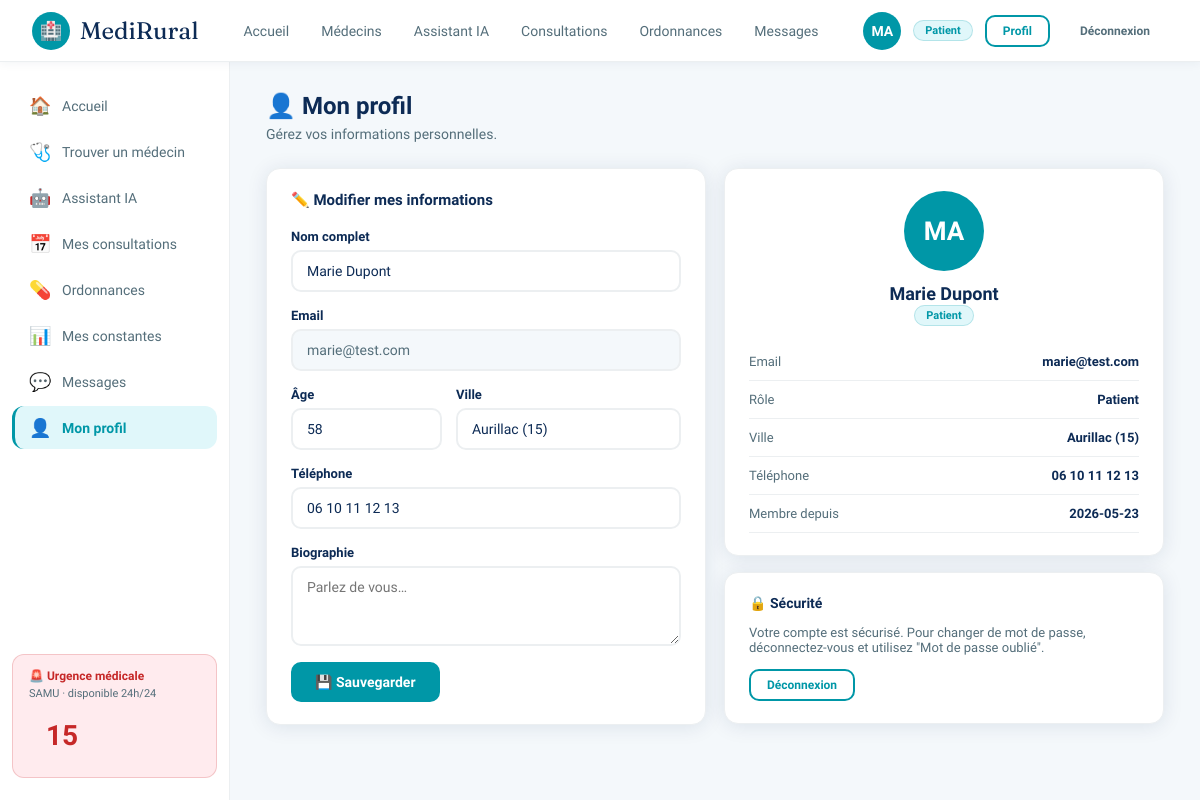
Screenshot of /profile (signed in) with the database file from the repository.
### tables this page shows
CREATE TABLE users (
            id          INTEGER PRIMARY KEY AUTOINCREMENT,
            email       TEXT UNIQUE NOT NULL,
            password    TEXT NOT NULL,
            name        TEXT NOT NULL,
            role        TEXT NOT NULL DEFAULT 'patient',
            age         INTEGER,
            city        TEXT,
            phone       TEXT,
            specialite  TEXT,
            bio         TEXT,
            avatar_color TEXT DEFAULT '#0097A7',
            created_at  TEXT DEFAULT (datetime('now'))
        );

### app.py (the view, shortened to what this page needs)
@app.route("/profile", methods=["GET","POST"])
@login_required
def profile():
    uid = session["user_id"]
    user = query("SELECT * FROM users WHERE id=?", (uid,), one=True)
    return render_template("profile.html", user=user)

### app.py (called while the page is built)
def get_db():
    if "db" not in g:
        g.db = sqlite3.connect(DB_PATH)
        g.db.row_factory = sqlite3.Row
        g.db.execute("PRAGMA journal_mode=WAL")
        g.db.execute("PRAGMA foreign_keys=ON")
    return g.db

def query(sql, args=(), one=False):
    cur = get_db().execute(sql, args)
    rv  = cur.fetchall()
    return (rv[0] if rv else None) if one else rv

def login_required(f):
    @wraps(f)
    def decorated(*args, **kwargs):
        if "user_id" not in session:
            return redirect(url_for("login"))
        return f(*args, **kwargs)
    return decorated

### templates/profile.html (shortened to what this page needs)
{% extends "base.html" %}
{% block content %}
<p class="page-title">👤 Mon profil</p>
<p class="page-sub">Gérez vos informations personnelles.</p>
<div class="card-grid card-grid-2">
  <div class="card">
    <h3 style="font-size:15px;font-weight:800;color:var(--navy);margin-bottom:20px">✏️ Modifier mes informations</h3>
    <form method="POST">
      <div class="form-group">
        <label>Nom complet</label>
        <input type="text" name="name" value="{{ user.name }}" required/>
      </div>
      <div class="form-group">
        <label>Email</label>
        <input type="email" value="{{ user.email }}" disabled style="background:var(--off);color:var(--grey)"/>
      </div>
      <div style="display:grid;grid-template-columns:1fr 1fr;gap:14px">
        <div class="form-group">
          <label>Âge</label>
          <input type="number" name="age" value="{{ user.age or '' }}" min="1" max="120"/>
        </div>
        <div class="form-group">
          <label>Ville</label>
          <input type="text" name="city" value="{{ user.city or '' }}" placeholder="Votre ville"/>
        </div>
      </div>
      <div class="form-group">
        <label>Téléphone</label>
        <input type="tel" name="phone" value="{{ user.phone or '' }}" placeholder="06 XX XX XX XX"/>
      </div>
      <div class="form-group">
        <label>Biographie {% if session.role=='doctor' %}(visible par les patients){% endif %}</label>
        <textarea name="bio" placeholder="Parlez de vous…">{{ user.bio or '' }}</textarea>
      </div>
      <button type="submit" class="btn btn-primary">💾 Sauvegarder</button>
    </form>
  </div>
  <div>
    <div class="card" style="margin-bottom:16px">
      <div style="display:flex;flex-direction:column;align-items:center;gap:12px;margin-bottom:20px">
        <div class="avatar" style="background:{{ user.avatar_color }};width:80px;height:80px;font-size:26px">
          {{ user.name[:2].upper() }}
        </div>
        <div style="text-align:center">
          <p style="font-weight:800;font-size:18px;color:var(--navy)">{{ user.name }}</p>
          <span class="badge {% if session.role=='doctor' %}badge-blue{% endif %}">{{ 'Médecin' if session.role=='doctor' else 'Patient' }}</span>
        </div>
      </div>
      <div style="display:flex;flex-direction:column;gap:0">
        {% for label, val in [
          ('Email', user.email),
          ('Rôle', 'Médecin' if session.role=='doctor' else 'Patient'),
          ('Ville', user.city or '—'),
          ('Téléphone', user.phone or '—'),
          ('Membre depuis', user.created_at[:10] if user.created_at else '—')
        ] %}
        <div style="display:flex;justify-content:space-between;padding:11px 0;border-bottom:1px solid var(--lgrey)">
          <span style="color:var(--grey);font-size:13px">{{ label }}</span>
          <span style="color:var(--navy);font-weight:600;font-size:13px">{{ val }}</span>
        </div>
        {% endfor %}
      </div>
    </div>
    <div class="card">
      <h3 style="font-size:14px;font-weight:800;color:var(--navy);margin-bottom:14px">🔒 Sécurité</h3>
      <p style="color:var(--grey);font-size:13px;margin-bottom:14px">Votre compte est sécurisé. Pour changer de mot de passe, déconnectez-vous et utilisez "Mot de passe oublié".</p>
      <a href="{{ url_for('logout') }}" class="btn btn-outline btn-sm">Déconnexion</a>
    </div>
  </div>
</div>
{% endblock %}

### templates/base.html (shortened to what this page needs)
<!DOCTYPE html>
<html lang="fr">
<head>
</head>
<body>
<nav class="topbar">
  <a href="{{ url_for('dashboard') }}" class="logo">
    <div class="logo-icon">🏥</div>
    MediRural
  </a>
  {% if session.user_id %}
  <div class="nav-links">
    <a href="{{ url_for('dashboard') }}" {% if request.endpoint=='dashboard' %}class="active"{% endif %}>Accueil</a>
    {% if session.role=='patient' %}
    <a href="{{ url_for('doctors') }}" {% if request.endpoint=='doctors' %}class="active"{% endif %}>Médecins</a>
    <a href="{{ url_for('assistant') }}" {% if request.endpoint=='assistant' %}class="active"{% endif %}>Assistant IA</a>
    {% endif %}
    <a href="{{ url_for('consultations') }}" {% if request.endpoint=='consultations' %}class="active"{% endif %}>Consultations</a>
    <a href="{{ url_for('ordonnances') }}" {% if request.endpoint=='ordonnances' %}class="active"{% endif %}>Ordonnances</a>
    <a href="{{ url_for('messages') }}" {% if request.endpoint=='messages' %}class="active"{% endif %}>Messages</a>
  </div>
  <div class="nav-right">
    <div class="avatar" style="background:{{ session.avatar_color }}">{{ session.name[:2].upper() }}</div>
    <span class="badge {% if session.role=='doctor' %}badge-blue{% endif %}">{{ 'Médecin' if session.role=='doctor' else 'Patient' }}</span>
    <a href="{{ url_for('profile') }}" class="btn btn-outline btn-sm">Profil</a>
    <a href="{{ url_for('logout') }}" class="btn btn-sm" style="color:var(--grey)">Déconnexion</a>
  </div>
  {% endif %}
</nav>
{% if session.user_id %}
<div class="layout">
  <aside class="sidebar">
    {% if session.role == 'patient' %}
    <a href="{{ url_for('dashboard') }}" class="{{ 'active' if request.endpoint=='dashboard' }}"><span class="icon">🏠</span> Accueil</a>
    <a href="{{ url_for('doctors') }}"   class="{{ 'active' if request.endpoint in ['doctors','doctor_detail'] }}"><span class="icon">🩺</span> Trouver un médecin</a>
    <a href="{{ url_for('assistant') }}" class="{{ 'active' if request.endpoint=='assistant' }}"><span class="icon">🤖</span> Assistant IA</a>
    <a href="{{ url_for('consultations') }}" class="{{ 'active' if request.endpoint=='consultations' }}"><span class="icon">📅</span> Mes consultations</a>
    <a href="{{ url_for('ordonnances') }}" class="{{ 'active' if request.endpoint=='ordonnances' }}"><span class="icon">💊</span> Ordonnances</a>
    <a href="{{ url_for('constantes') }}" class="{{ 'active' if request.endpoint=='constantes' }}"><span class="icon">📊</span> Mes constantes</a>
    <a href="{{ url_for('messages') }}" class="{{ 'active' if request.endpoint=='messages' }}"><span class="icon">💬</span> Messages</a>
    <a href="{{ url_for('profile') }}"  class="{{ 'active' if request.endpoint=='profile' }}"><span class="icon">👤</span> Mon profil</a>
    {% endif %}
    <div class="sidebar-bottom">
      <div class="urgence-box">
        <h4>🚨 Urgence médicale</h4>
        <p style="font-size:11px;color:var(--grey);margin:3px 0 8px">SAMU · disponible 24h/24</p>
        <a href="tel:15">15</a>
      </div>
    </div>
  </aside>
  <main class="main">
    {% block content %}{% endblock %}
  </main>
</div>
{% else %}
{% block public_content %}{% endblock %}
{% endif %}
</body>
</html>

### templates/base.html (style rules this page uses)
:root { --navy:#0D2B55;--blue:#1565C0;--teal:#0097A7;--teal-lt:#E0F7FA; --green:#2E7D32;--green-lt:#E8F5E9;--gold:#F9A825;--red:#C62828; --red-lt:#FFEBEE;--white:#fff;--off:#F4F8FB;--lgrey:#ECEFF1; --grey:#546E7A;--dark:#0A1628;--radius:14px; --shadow:0 2px 20px rgba(13,43,85,.10); --font:'Sora',sans-serif; }
* { box-sizing:border-box;margin:0;padding:0; }
body { font-family:var(--font);background:var(--off);color:var(--navy);min-height:100vh;display:flex;flex-direction:column; }
a { color:inherit;text-decoration:none; }
.topbar { background:var(--white);border-bottom:1.5px solid var(--lgrey); padding:0 32px;height:62px;display:flex;align-items:center; justify-content:space-between;position:sticky;top:0;z-index:200; box-shadow:0 1px 10px rgba(13,43,85,.06); }
.logo { display:flex;align-items:center;gap:10px;font-family:'Fraunces',serif;font-size:24px;color:var(--navy); }
.logo-icon { width:38px;height:38px;background:var(--teal);border-radius:50%;display:flex;align-items:center;justify-content:center;font-size:18px; }
.nav-links { display:flex;gap:4px;align-items:center; }
.nav-links a { padding:8px 14px;border-radius:10px;font-size:14px;font-weight:500;color:var(--grey);transition:.15s; }
.nav-right { display:flex;align-items:center;gap:12px; }
.avatar { width:38px;height:38px;border-radius:50%;display:flex;align-items:center;justify-content:center;font-weight:700;font-size:14px;color:#fff;flex-shrink:0; }
.badge { background:var(--teal-lt);color:var(--teal);border-radius:20px;padding:3px 11px;font-size:11px;font-weight:600;border:1px solid rgba(0,151,167,.2); }
.layout { display:flex;flex:1; }
.sidebar { width:230px;background:var(--white);border-right:1.5px solid var(--lgrey); padding:22px 12px;display:flex;flex-direction:column;gap:3px; position:sticky;top:62px;height:calc(100vh - 62px);overflow-y:auto; }
.sidebar a { display:flex;align-items:center;gap:11px;padding:11px 14px; border-radius:12px;font-size:14px;font-weight:500;color:var(--grey); transition:.15s;border-left:3px solid transparent; }
.sidebar a.active { background:var(--teal-lt);color:var(--teal);font-weight:700;border-left-color:var(--teal); }
.sidebar .icon { font-size:18px;width:22px;text-align:center; }
.sidebar-bottom { margin-top:auto;padding-top:16px; }
.urgence-box { background:var(--red-lt);border:1px solid rgba(198,40,40,.2);border-radius:12px;padding:14px 16px; }
.urgence-box h4 { color:var(--red);font-size:12px;margin-bottom:4px; }
.urgence-box a { color:var(--red);font-size:28px;font-weight:800; }
.main { flex:1;padding:30px 36px;max-width:1100px; }
.page-title { font-size:24px;font-weight:800;color:var(--navy);margin-bottom:6px; }
.page-sub { color:var(--grey);font-size:14px;margin-bottom:26px; }
.card { background:var(--white);border-radius:var(--radius);box-shadow:var(--shadow);border:1px solid var(--lgrey);padding:22px 24px; }
.card-grid { display:grid;gap:18px; }
.card-grid-2 { grid-template-columns:1fr 1fr; }
.btn { display:inline-flex;align-items:center;gap:7px;padding:10px 22px;border-radius:10px;font-family:var(--font);font-weight:700;font-size:14px;cursor:pointer;transition:.15s;border:2px solid transparent; }
.btn-primary { background:var(--teal);color:#fff;border-color:var(--teal); }
.btn-outline { background:transparent;color:var(--teal);border-color:var(--teal); }
.btn-sm { padding:7px 16px;font-size:12px; }
.form-group { display:flex;flex-direction:column;gap:6px;margin-bottom:16px; }
.form-group label { font-size:13px;font-weight:600;color:var(--navy); }
.form-group input,.form-group select,.form-group textarea { padding:11px 14px;border:2px solid var(--lgrey);border-radius:10px; font-family:var(--font);font-size:14px;color:var(--navy); outline:none;transition:border-color .15s;background:var(--white); }
.form-group textarea { resize:vertical;min-height:80px; }
.main>* { animation:fadeUp .35s ease; }

### rows the page displays
users: role "Patient", name "Marie Dupont", email "marie@test.com", age "58", city "Aurillac (15)", phone "06 10 11 12 13", name "MA", label "Email", label "Ville", label "Téléphone"

### other values shown
{{ session.name[:2].upper() }} "MA"
{{ label }} "Rôle" "Membre depuis"
{{ val }} "Patient" "2026-05-23"
